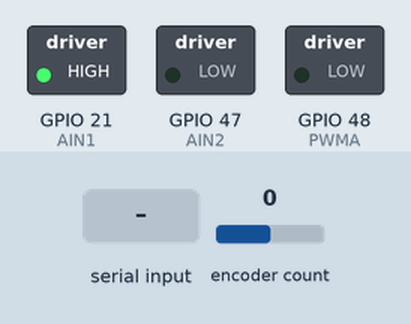
The program below on a simulated ESP32-S3. Shown: switched loads named in the program (green lamp = pin HIGH). The inputs (shaded band) are chosen by the test bench; at power-on: encoder count 0. What the program prints to the serial monitor is not drawn.

Above: at 1.2 s.
1.3 s: "1\n" received over Serial
Timing chart, 0 to 4.3 s (numbered marks = the images above; inputs shaded):
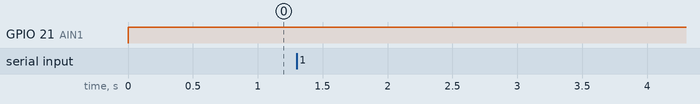

The program:

main.cpp
```cpp
#include <ArduinoJson.h>
#include <ESP32Encoder.h>

// ------------------------------------------------
// Pin definitions
// ------------------------------------------------
#define PWMA        48    // PWM output for Motor A
#define AIN1        21    // Motor A direction control
#define AIN2        47    // Motor A direction control

// Encoder (GA12-N20) connections:
#define ENCODER_C1  35    // Encoder channel A
#define ENCODER_C2  36    // Encoder channel B

// ------------------------------------------------
// Global variables
// ------------------------------------------------
volatile int appliedTorque = 0;   // Last commanded torque (positive = forward, negative = reverse)
volatile long energyBudget = 0;  // Global energy budget

// Create an ESP32Encoder instance (using the PCNT peripheral behind the scenes)
ESP32Encoder encoder;

// To detect tick differences, store the previous encoder count
long previousCount = 0;

// Reverse the encoder count direction
bool reverseEncoder = true;

// ------------------------------------------------
// Motor control function
// ------------------------------------------------
void moveMotor(int torque, bool forward) {
  if (forward) {
    digitalWrite(AIN1, HIGH);
    digitalWrite(AIN2, LOW);
  } else {
    digitalWrite(AIN1, LOW);
    digitalWrite(AIN2, HIGH);
  }
  ledcWrite(0, torque);  // Set PWM duty cycle (0–255)
}

// ------------------------------------------------
// Setup
// ------------------------------------------------
void setup() {
  // Initialize the built‑in USB serial port using USBSerial.
  USBSerial.begin(115200);
  while (!USBSerial) {  // Wait until the USBSerial port is ready.
    delay(10);
  }
  USBSerial.println("System Initialized. Waiting for JSON commands...");

  // Set up motor driver pins.
  pinMode(PWMA, OUTPUT);
  pinMode(AIN1, OUTPUT);
  pinMode(AIN2, OUTPUT);

  // Configure PWM on channel 0 at 5 kHz with 8-bit resolution.
  ledcAttachPin(PWMA, 0);
  ledcSetup(0, 5000, 8);

  // ----- Initialize the hardware encoder -----
  // Enable internal weak pull-ups.
  ESP32Encoder::useInternalWeakPullResistors = puType::up;
  // Attach the encoder pins in half-quadrature mode.
  // (If you prefer, you could swap the pin order here.
  //  In this example we reverse the encoder by inverting its count later.)
  encoder.attachHalfQuad(ENCODER_C1, ENCODER_C2);
  encoder.clearCount();

  // Initialize previousCount using the reversed encoder reading.
  previousCount = -encoder.getCount();
}

// ------------------------------------------------
// Main loop
// ------------------------------------------------
void loop() {
  // --- Process any incoming JSON command over USB ---
  if (USBSerial.available() > 0) {
    // Read incoming data until a newline character.
    String input = USBSerial.readStringUntil('\n');
    if (input.length() > 0) {
      DynamicJsonDocument doc(256);
      DeserializationError error = deserializeJson(doc, input);
      if (!error) {
        // Extract the "torque" and "budget" values from the JSON command.
        int cmdTorque = doc["torque"] | 0;
        int cmdBudget = doc["budget"] | 0;

        // Update the global commanded torque and add the incoming budget.
        appliedTorque = cmdTorque;
        energyBudget += cmdBudget;

        USBSerial.print("Received command: torque = ");
        USBSerial.print(cmdTorque);
        USBSerial.print(", budget += ");
        USBSerial.println(cmdBudget);
      } else {
        USBSerial.print("JSON parse error: ");
        USBSerial.println(error.c_str());
      }
    }
  }

  // --- Update energy budget based on encoder ticks ---
  //
  long currentCount = reverseEncoder ? -encoder.getCount() : encoder.getCount();
  long diff = currentCount - previousCount;

  // Update energy budget according to the tick difference and commanded motor torque.
  energyBudget -= diff * appliedTorque;
  previousCount = currentCount;  // Save current count for the next loop

  // --- Update motor drive ---
  //
  // The motor is driven using the absolute value of the commanded torque,
  // but only if the energy budget is positive. Otherwise, the motor is stopped.
  int currentCmd = appliedTorque;
  long currentBudget = energyBudget;
  int motorTorque = (currentBudget > 0) ? abs(currentCmd) : 0;

  if (currentCmd > 0) {
    moveMotor(motorTorque, true);
  } else if (currentCmd < 0) {
    moveMotor(motorTorque, false);
  } else {
    moveMotor(0, true);  // Stop the motor if no torque is commanded.
  }

  // Print encoder count and energy budget every second ---
  static unsigned long lastPrintTime = 0;
  if (millis() - lastPrintTime > 1000) {
    USBSerial.print("Encoder Count: ");
    USBSerial.print(currentCount);
    USBSerial.print(" | Energy Budget: ");
    USBSerial.println(currentBudget);
    lastPrintTime = millis();
  }

  delay(10);
}
```

Measured:
- after the input at 1.3 s, every drawn part: stays the same
